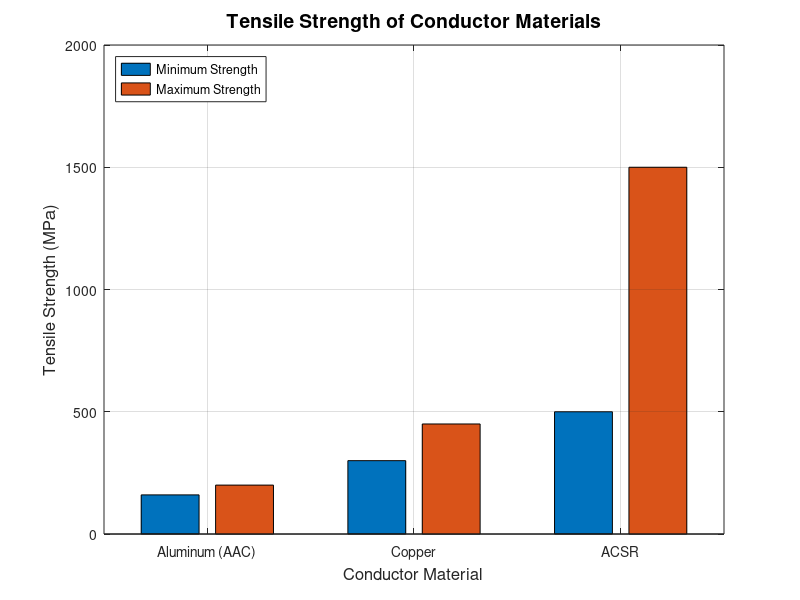
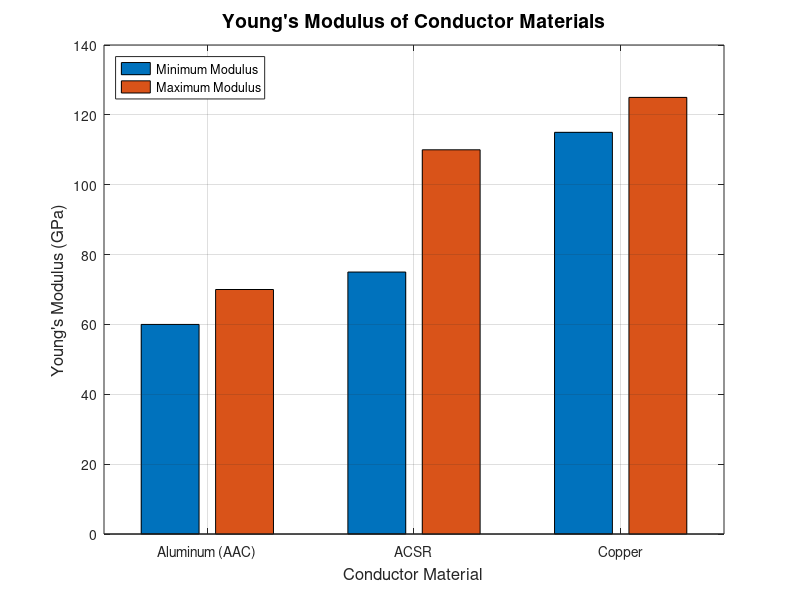

These figures' MATLAB source, in order:
% --- Mechanical Properties Data Definition ---
% Define the names of the materials in a cell array.
material_names = {'Aluminum (AAC)', 'Copper', 'ACSR'};

% Define the tensile strength ranges [min, max] in MPa.
% The order corresponds to material_names.
tensile_strength_mpa = [
    160, 200;  % Aluminum (AAC)
    300, 450;  % Copper
    500, 1500  % ACSR
];

% Define the Young's Modulus ranges [min, max] in GPa.
% The order corresponds to material_names.
youngs_modulus_gpa = [
    60, 70;    % Aluminum (AAC)
    115, 125;  % Copper
    75, 110    % ACSR
];

% --- Graph 1: Tensile Strength ---

% 1. Sort the data based on minimum tensile strength (from least to greatest).
min_strength = tensile_strength_mpa(:, 1);
[sorted_min_strength, sort_order] = sort(min_strength);

% 2. Reorder all tensile strength data and names according to the sort order.
sorted_names_ts = material_names(sort_order);
sorted_tensile_strength = tensile_strength_mpa(sort_order, :);

% 3. Create the first figure window.
figure;

% 4. Create a grouped bar chart with the sorted data.
b1 = bar(sorted_tensile_strength);
title('Tensile Strength of Conductor Materials', 'FontSize', 14, 'FontWeight', 'bold');
ylabel('Tensile Strength (MPa)', 'FontSize', 12);
xlabel('Conductor Material', 'FontSize', 12);

% 5. Set the x-axis labels to the sorted material names.
set(gca, 'xticklabel', sorted_names_ts);

% 6. Add a legend to explain the bars.
legend({'Minimum Strength', 'Maximum Strength'}, 'Location', 'northwest');
grid on; % Add a grid for better readability.

% --- Graph 2: Young's Modulus ---

% 1. Sort the data based on the average Young's Modulus.
avg_modulus = mean(youngs_modulus_gpa, 2);
[~, sort_order_ym] = sort(avg_modulus);

% 2. Reorder all Young's Modulus data and names according to the sort order.
sorted_names_ym = material_names(sort_order_ym);
sorted_youngs_modulus = youngs_modulus_gpa(sort_order_ym, :);

% 3. Create the second figure window.
figure;

% 4. Create a grouped bar chart with the sorted min/max data.
b2 = bar(sorted_youngs_modulus);
title("Young's Modulus of Conductor Materials", 'FontSize', 14, 'FontWeight', 'bold');
ylabel("Young's Modulus (GPa)", 'FontSize', 12);
xlabel('Conductor Material', 'FontSize', 12);

% 5. Set the x-axis labels to the sorted material names.
set(gca, 'xticklabel', sorted_names_ym);

% 6. Add a legend to explain the bars.
legend({'Minimum Modulus', 'Maximum Modulus'}, 'Location', 'northwest');
grid on; % Add a grid.

